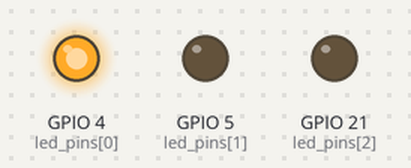
Bench run of a program on a simulated ESP32 board running MicroPython. On the bench: output pins drawn as LEDs (lit = HIGH).

Above: at 0.2 s.
At 1.2 s:
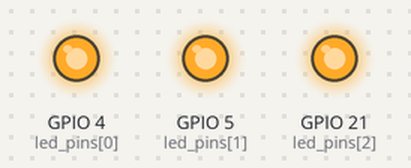
At 1.7 s:
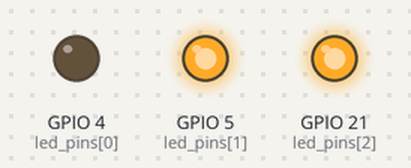
At 2.2 s:
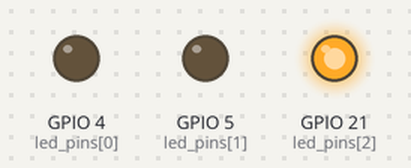
At 3.7 s:
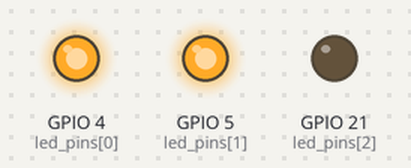
At 5.7 s:
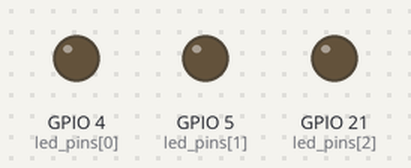
Timing chart, 0 to 6.9 s (numbered marks = the images above):
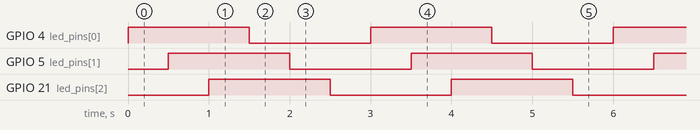

Measured:
- by itself, GPIO 4 (led_pins[0]), GPIO 5 (led_pins[1]), GPIO 21 (led_pins[2]): alternates HIGH for 1.5 s and LOW for 1.5 s
- by itself, everything shown: repeats every 3.0 s, in 6 steps

The program:

2_1_4.py
```python
# 2_1_4.py

from machine import Pin
import time

# 핀 번호 지정을 위한 리스트 만들기
led_pins = [4, 5, 21]
leds = []

# 핀 모드 설정
for pin in led_pins:
	leds.append(Pin(pin, Pin.OUT))

# LED OFF로 초기화
for led in leds:
	led.value(0)

# 키보드 인터럽트 설정
try:
	# 무한 루프
	while True:
		for led in leds:
				led.value(1)
				time.sleep(0.5)

		for led in leds:
				led.value(0)
				time.sleep(0.5)

except KeyboardInterrupt:
	for led in leds:
			led.value(0)
print("코드를 종료합니다.")
```
